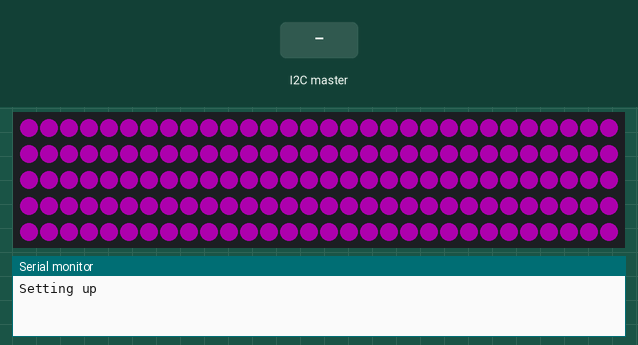
Recording of a sketch running on a simulated Arduino Uno, built with avr-gcc and run on an emulated ATmega328P. Parts: 150 RGB LEDs in strip order, left to right, continuing on the next row, the last lines printed to the serial monitor. The inputs (shaded band) are chosen by the test bench. Dim RGB values are drawn brighter than linear.

Above: at 1.2 s.
1.3 s: the I2C master sends the byte 1
4.3 s: the I2C master sends the byte 0
At 5.7 s:
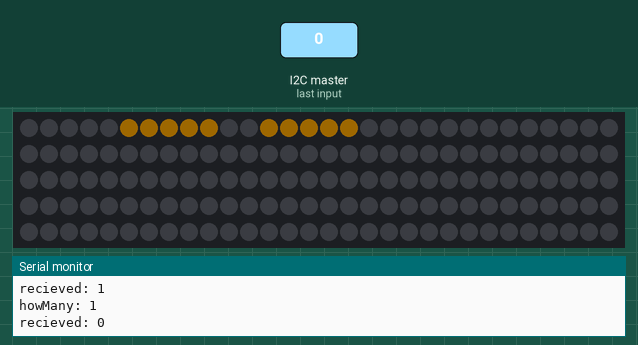
6.2 s: the I2C master sends the byte 2
At 7.4 s:
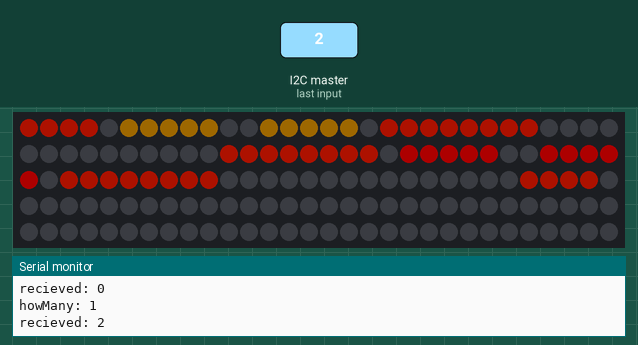
7.7 s: the I2C master sends the byte 1
10.7 s: the I2C master sends the byte 1
13.7 s: the I2C master sends the byte 1
Timing chart, 0 to 16.7 s (numbered marks = the images above; inputs shaded):
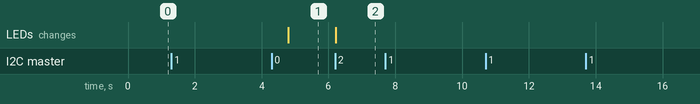

The sketch:

lightserver.ino
```cpp
// lightserver.ino
//
// This sketch listens on the I2C "wire" bus for commands.
// Upon receiving a command, it does some things with LED lights.
//
// The wire "slave" (listener) function is based on the "Slave Receiver" example sketch (see File/Examples/Wire/Slave Receiver)
// Background info at: https://docs.arduino.cc/learn/communication/wire
//

// The Wire Library implements the I2C communiation protocol between a
// controller ("master") and a peripheral ("slave")
#include <Wire.h>

// the SLAVE_ADDRESS must be defined the same on the master and the slave,
// so that the slave will know that the master is trying to communicate with it
// as opposed to some other slave device on the same wire

const int SLAVE_ADDRESS = 100;

// define the commands we'll send down the wire
// the master and slave need to agree on what these are!
const char COMMAND1 = 1;
const char COMMAND2 = 2;
const char COMMAND3 = 3;
const char COMMAND4 = 4;

// Example code for controlling the LED strip can be found in
// Exampes/Adafruit NeoPixel/...

// the Adafruit_NeoPixel library is used to control our LED strips
#include <Adafruit_NeoPixel.h>
#ifdef __AVR__
  #include <avr/power.h>
#endif
#include <time.h>

// define the pin that the LED strip is connected to
#define LED_STRIP_PIN 6

// define the length of the LED strip (number of pixels)
#define NUM_PIXELS 150

// Parameter 1 = number of pixels in strip
// Parameter 2 = Arduino pin number (most are valid)
// Parameter 3 = pixel type flags, add together as needed:
//   NEO_KHZ800  800 KHz bitstream (most NeoPixel products w/WS2812 LEDs)
//   NEO_KHZ400  400 KHz (classic 'v1' (not v2) FLORA pixels, WS2811 drivers)
//   NEO_GRB     Pixels are wired for GRB bitstream (most NeoPixel products)
//   NEO_RGB     Pixels are wired for RGB bitstream (v1 FLORA pixels, not v2)
//   NEO_RGBW    Pixels are wired for RGBW bitstream (NeoPixel RGBW products)
Adafruit_NeoPixel strip = Adafruit_NeoPixel(NUM_PIXELS, LED_STRIP_PIN, NEO_GRB + NEO_KHZ800);

// IMPORTANT: To reduce NeoPixel burnout risk, add 1000 uF capacitor across
// pixel power leads, add 300 - 500 Ohm resistor on first pixel's data input
// and minimize distance between Arduino and first pixel.  Avoid connecting
// on a live circuit...if you must, connect GND first.


void setup() {
  Wire.begin(SLAVE_ADDRESS);    // join i2c bus, using the specified address as ours
  Wire.onReceive(receiveEvent); // register event
  Serial.begin(9600);           // start serial for debugging output
  Serial.println("Setting up");

  // now initialize the LED strip
  strip.begin();
  strip.setBrightness(50);
  strip.show(); // Initialize all pixels to 'off'
  allPurple();
}

void loop() {
  // we don't actually do anything directly here in the loop().
  // instead, we wait for commands to come in; when they do,
  // the receiveEvent() function will be called (since it was
  // set up that way in our Wire.onReceive(receiveEvent) call in setup() above
}

volatile boolean stop_animation = false;

// this function executes whenever data is received from master
// this function is registered as an event, see setup()
void receiveEvent(int howMany) {
  int command = Wire.read(); // receive the command (a single byte as a character)
  stop_animation = true; // cancel any previously running animation
//  char secondcommand = Wire.read();
  Serial.print("howMany: ");
  Serial.println(howMany);
  Serial.print("recieved: ");
  Serial.println(command);
//  Serial.println(secondcommand);
  clear();
//   if (command == COMMAND1) {
//    headlights();
//    } else if (command == COMMAND2) {
//      break();
//    } else if (command == COMMAND3) {
//      left_signal();
//    } else if (command == COMMAND4) {
//      right_signal();
//    }
  create_headlights();
  if (command == COMMAND1) {
    light_display(false, false, true, false);
  } else if (command == COMMAND2) {
    setLights(true,true,true);
  } else if (command == COMMAND3) {
    left_signal();
  } else if (command == COMMAND4) {
    right_signal();
  }
  strip.show();
}

void setLights(bool brake, bool left, bool right) {
  if (brake==true) {
    for (int i = 49; i < 54; i ++){
      strip.setPixelColor(i, 255, 0, 0);
    }
    for (int i = 56; i < 61; i++){
    strip.setPixelColor(i, 255, 0, 0);
    }
  }
  if (left==true){
    for(int i = 18; i < 26; i++){
      strip.setPixelColor(i,255, 30, 0);
    }

    for(int i = 40; i < 48; i++){
      strip.setPixelColor(i,255, 30, 0);
    }
  }
  if (right==true){
    for(int i = 0; i < 4; i++){
      strip.setPixelColor(i,255, 30, 0);
    }
    for(int i = 85; i < 89; i++){
      strip.setPixelColor(i,255, 30, 0);
    }
    for(int i = 62; i < 70; i++){
      strip.setPixelColor(i,255, 30, 0);
    }
  }
}

void light_display(bool green_flash, bool redTrail, bool blueline, bool rainbow){
  if (green_flash){
     greenflash();
  }else if(redTrail){
    redtrail();
  }else if (blueline){
    BlueLine();
  }else if (rainbow){
    rainbOw();
  }
}


void rainbOw(){

}

void BlueLine(){
  int num = 5;
  for (int i = 0;i<89; i++){
    for (int i = num-5; i < num; i++){
      strip.setPixelColor(i, 0,0, 255);
      strip.show();
    }
    delay(20);
    for  (int i = 0; i<100; i++){
      strip.setPixelColor(i, 0, 0, 0);
    }
    strip.show();
    num = num+1;
  }
}

void redtrail(){
  for (int i = 0; i < 4; i++){
    for (int i = 0; i < 89; i ++){
      strip.setPixelColor(i, 255,0, 0);
      strip.show();
      delay(10);
    }
    for (int i = 0; i < 89; i ++){
      strip.setPixelColor(i, 0,0, 0);
      strip.show();
      delay(10);
    }
  }
}

void greenflash(){
  for (int i=0;i<4;i++){
    for  (int i = 0; i<89; i++){
      strip.setPixelColor(i, 0, 255, 0);
    }
    strip.show();
    delay(500);
    for  (int i = 0; i<89; i++){
      strip.setPixelColor(i, 0, 0, 0);
    }
    strip.show();
    delay(500);
  }
}


void create_headlights() {
    headlights();
}

void brake_lights() {
  brake();
}

void allBlue() {
  left_signal();
}

void allPurple() {
  allSameColor(255, 0, 255);
}

void allBlack() {
  allSameColor(0, 0, 0);
}

void allSameColor(int red, int green, int blue) {
  for(int i=0; i<strip.numPixels(); i++) {
    strip.setPixelColor(i, strip.Color(red, green, blue));
  }
  strip.show();
}

boolean delayUnlessInterrupted(int delay_milliseconds) {
  // this function will delay for the specified delay_milliseconds
  // and then return false.
  // However, if at some point during this delay,
  // stop_animation is set to true, then this function
  // will immediately be interrupted and return true.

  unsigned long start_millis = millis();
  while (true) {
    if (stop_animation) {
      return true;
    }
    if ((millis() - start_millis) >= delay_milliseconds) {
      return false;
    }
  }
}

void flashGreen() {
  stop_animation = false; // allow this animation to run forever -- until stop_animation is set to true
  while (1) {
    //allGreen();
    if (delayUnlessInterrupted(100) == true) {
      return;
    }
    allBlack();
    if (delayUnlessInterrupted(100) == true) {
      return;
    }
  }
}

void headlights(){

  for(int i =5;i<10; i++){
    strip.setPixelColor(i,150, 100, 0);
  }
  for(int i=12; i<17; i++){
    strip.setPixelColor(i, 150, 100, 0);
  }

}

void brake(){

  for (int i = 49; i < 54; i ++){
    strip.setPixelColor(i, 255, 0, 0);
  }
  for (int i = 56; i < 61; i++){
    strip.setPixelColor(i, 255, 0, 0);
  }

}

void left_signal(){

  for(int i = 18; i < 26; i++){
    strip.setPixelColor(i,255, 30, 0);
  }

  for(int i = 40; i < 48; i++){
    strip.setPixelColor(i,255, 30, 0);
  }
}

void right_signal(){

  for(int i = 0; i < 4; i++){
    strip.setPixelColor(i,255, 30, 0);
  }
  for(int i = 85; i < 89; i++){
    strip.setPixelColor(i,255, 30, 0);
  }
  for(int i = 62; i < 70; i++){
    strip.setPixelColor(i,255, 30, 0);
  }

}


void clear(){
  for(int i=0; i<strip.numPixels();i++){
    strip.setPixelColor(i,0,0,0);
  }
  strip.show();
}
```

Measured:
- after the input at 4.3 s, the LEDs: change after 0.50 s (image 1)
- after the input at 6.2 s, the LEDs: change at once (image 2)
